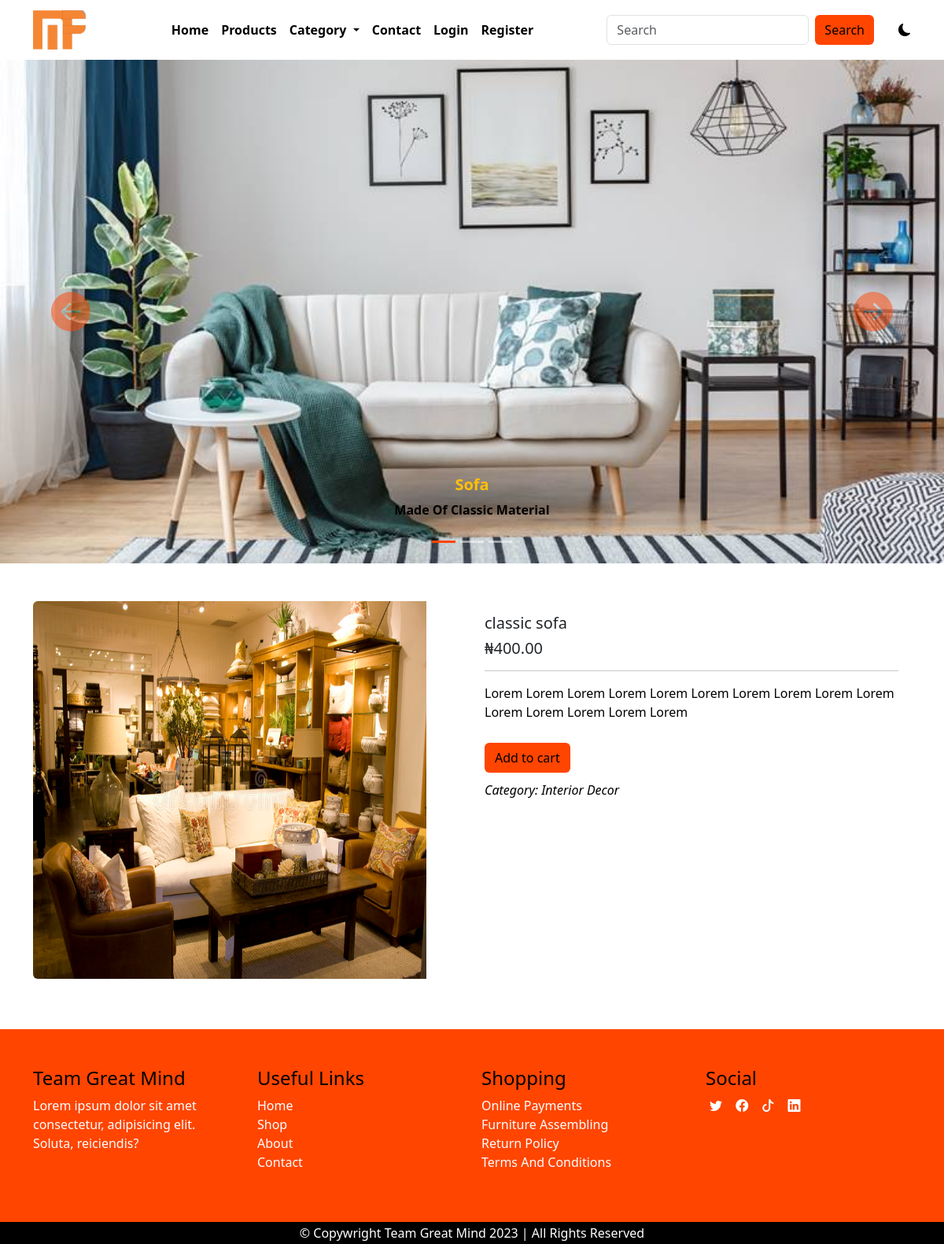
The page /detail/1/classic-sofa on the database its author committed.
### main/models.py (models this page shows, shortened)
class AppInfo(models.Model):
    appname = models.CharField(max_length=50)
    logo = models.ImageField(upload_to='logo')
    carousel1 = models.ImageField(upload_to='carousel')
    carousel2 = models.ImageField(upload_to='carousel')
    carousel3 = models.ImageField(upload_to='carousel')
    banner = models.ImageField(upload_to='banner')
    copyright = models.IntegerField()

class Product(models.Model):
    category = models.ForeignKey(Category, on_delete=models.CASCADE)
    name = models.CharField(max_length=50)
    slug = models.SlugField(unique=True)
    pix = models.ImageField(upload_to='pix')
    price = models.DecimalField(max_digits=5,decimal_places=2)
    discount_price = models.DecimalField(max_digits=5,decimal_places=2, blank=True, null=True)
    description = models.TextField()
    featured = models.BooleanField(default=False)
    uploaded = models.DateField(auto_now=True)
    edited = models.DateField(auto_now_add=True)

class Category(models.Model):
    name = models.CharField(max_length=50)
    slug = models.SlugField(unique=True)
    img = models.ImageField(upload_to='catimg')
    def __str__(self):
        return self.name

### main/views.py (the view)
# urls.py: path('detail/<str:id>/<slug:slug>', views.detail, name='detail'),
def detail (request, id, slug):
    detail = Product.objects.get(pk=id)
    context = {
        'detail':detail
    }
    return render(request, 'detail.html', context)

### main/context_processor.py (called while the page is built)
def dropdown(request):
    info = AppInfo.objects.get(pk=1)
    fdog = Category.objects.all()
    context = {
        'info':info,
        'fdog':fdog,
    }
    return context

def cartcount(request):
    count = Cart.objects.filter(user__username = request.user.username, paid=False)
    itemcount = 0
    for item in count:
        itemcount += item.quantity
    context ={
        'itemcount':itemcount
    }
    return context

### main/templates/detail.html (shortened to what this page needs)
{% extends 'base.html' %}
{% block header %} {% include 'header.html' %} {% endblock header %}
{% block carousel %} {% include 'carousel.html' %} {% endblock carousel %}
{% block content %}
  <div class="container mt-5 mb-5">
    <div class="row fdet">
      <div class="card mb-3">
        <div class="row g-0">
          <div class="col-md-6">
            <img src="{{detail.pix.url}}" class="img-fluid rounded-start" style="height: 60vh; width: 500px;" alt="...">
          </div>
          <div class="col-md-6">
            <div class="card-body">
              <h5 class="card-title">{{detail.name}}</h5>
              <h5 class="card-title">₦{{detail.price}}</h5>
              <hr>
              <p class="card-text">{{detail.description|title}}</p>
              <button class="btn" type="submit">Add to cart</button>
              <p class="fdetcat">Category: <span>{{detail.category|title}}</span></p>
            </div>
          </div>
        </div>
      </div>
    </div>
  </div>
  {% endblock content %}
  {% block footer %}{% include 'footer.html' %}{% endblock footer %}

### main/templates/header.html (shortened to what this page needs)
<nav class="navbar navbar-expand-lg">
    <div class="container">
      <a class="navbar-brand" href="#"><img src="{{info.logo.url}}" alt="" style="height: 50px;"></a>
      <div class="collapse navbar-collapse" id="navbarSupportedContent">
        <ul class="navbar-nav mx-auto mb-2 mb-lg-0">
          {% if user.is_authenticated %}
          <li class="nav-item">
            <a class="nav-link active" aria-current="page" href="{% url 'home' %}">Home</a>
          </li>
          <li class="nav-item">
            <a class="nav-link" href="{% url 'products' %}">Products</a>
          </li>
          <li class="nav-item dropdown">
            <a class="nav-link dropdown-toggle" href="#" role="button" data-bs-toggle="dropdown" aria-expanded="false">
            Category
            </a>
            <ul class="dropdown-menu">
                {% for item in fdog %}
                      <li><a class="dropdown-item" href="{% url 'category' item.id item.slug %}">{{item.name|title}}</a></li>
                {% endfor %}
            </ul>
          </li>
          <li class="nav-item">
                <a class="nav-link" href="{% url 'contact' %}">Contact</a>
          </li>
          <li class="nav-item">
            <a class="nav-link" href="{% url 'cart' %}">
                <div class="wrapper">
                    <i class="bi bi-cart4"></i>
                    <span class="badge">{{item.count}}</span>
                </div>
            </a>
          </li>
          <li class="nav-item dropdown">
                <a class="nav-link dropdown-toggle" href="#" role="button" data-bs-toggle="dropdown" aria-expanded="false">
                  {% if user.customer %}
                  <img src="{{user.customer.pix.url}}" style="height: 30px;" alt="">
                  {% endif %}
                  <span>Hi! {{user.username}}</span>
                </a>
            <ul class="dropdown-menu">
              <li><a class="dropdown-item" href="{% url 'profile' %}">Profile</a></li>
              <li><a class="dropdown-item" href="{% url 'signout' %}">Logout</a></li>
            </ul>
          </li>
          {% else %}
          <li class="nav-item">
            <a class="nav-link active" aria-current="page" href="{% url 'home' %}">Home</a>
      </li>
      <li class="nav-item">
         <a class="nav-link" href="{% url 'products' %}">Products</a>
      </li>
      <li class="nav-item dropdown">
        <a class="nav-link dropdown-toggle" href="#" role="button" data-bs-toggle="dropdown" aria-expanded="false">
         Category
        </a>
      </li>
      <li class="nav-item">
            <a class="nav-link" href="{% url 'contact' %}">Contact</a>
      </li>
      <li class="nav-item">
            <a class="nav-link" href="{% url 'signin' %}">Login</a>
      </li>
      <li class="nav-item">
        <a class="nav-link" href="{% url 'signup' %}">Register</a>
      </li>
          {% endif %}
        </ul>
        <form class="d-flex search" role="search" action="{% url 'search' %}" method="POST">
          <input class="form-control me-2" name="search" type="search" placeholder="Search" aria-label="Search">
          <button class="btn btn-outline-success" type="submit">Search</button>
        </form>
        <div class="samson">
          <i class="bi bi-moon-fill"></i>
        </div>
      </div>
    </div>
  </nav>

### main/templates/carousel.html (shortened to what this page needs)
<div id="carouselExampleCaptions" class="carousel slide">
    <div class="carousel-indicators">
      <button type="button" data-bs-target="#carouselExampleCaptions" data-bs-slide-to="0" class="active" aria-current="true" aria-label="Slide 1"></button>
      <button type="button" data-bs-target="#carouselExampleCaptions" data-bs-slide-to="1" aria-label="Slide 2"></button>
      <button type="button" data-bs-target="#carouselExampleCaptions" data-bs-slide-to="2" aria-label="Slide 3"></button>
    </div>
    <div class="carousel-inner">
      <div class="carousel-item active">
        <img src="{{info.carousel1.url}}" class="d-block w-100" alt="...">
        <div class="carousel-caption d-none d-md-block">
          <h5 class="text-capitalize text-warning fw-bold">sofa</h5>
          <p class="text-capitalize text-black fw-bold">made of classic material</p>
        </div>
      </div>
    </div>
    <button class="carousel-control-prev" type="button" data-bs-target="#carouselExampleCaptions" data-bs-slide="prev">
      <span aria-hidden="true"><i class="bi bi-arrow-left-circle-fill"></i></span>
    </button>
    <button class="carousel-control-next" type="button" data-bs-target="#carouselExampleCaptions" data-bs-slide="next">
      <span aria-hidden="true"><i class="bi bi-arrow-right-circle-fill"></i></span>
    </button>
  </div>

### main/static/css/style.css (style rules this page uses)
* { padding: 0%; margin: 0%; box-sizing: border-box; }
.samson { margin-left: 3%; cursor: pointer; }
:root { --bg: white; --icon: black; --text: black; }
body { background: var(--bg) !important; color: var(--text) !important; overflow: hidden; }
.navbar { background: var(--bg) !important; }
.navbar-nav a { color: var(--text); font-weight: 600; }
.search button { background-color: orangered; border: none; color: black; font-weight: 500; }
.carousel-item img { height: 80vh; }
.carousel-control-prev i { font-size: 50px; color: orangered; }
.carousel-control-next i { font-size: 50px; color: orangered; }
.carousel-indicators .active { background-color: orangered !important; }
.fdet .card { border: none; }
.fdet .btn { background-color: orangered; color: black; margin-top: 2%; }
.fdet p { color: black; }
.fdetcat { font-weight: 500; padding-top: 2%; font-style: italic; }

### rows shown on the page
AppInfo: logo (picture), carousel1 (picture)
Product: pix (picture), name "classic sofa", price "400.00", description "Lorem Lorem Lorem Lorem Lorem Lorem Lorem Lorem Lorem Lorem Lorem Lorem Lorem Lorem Lorem", category "Interior Decor"
